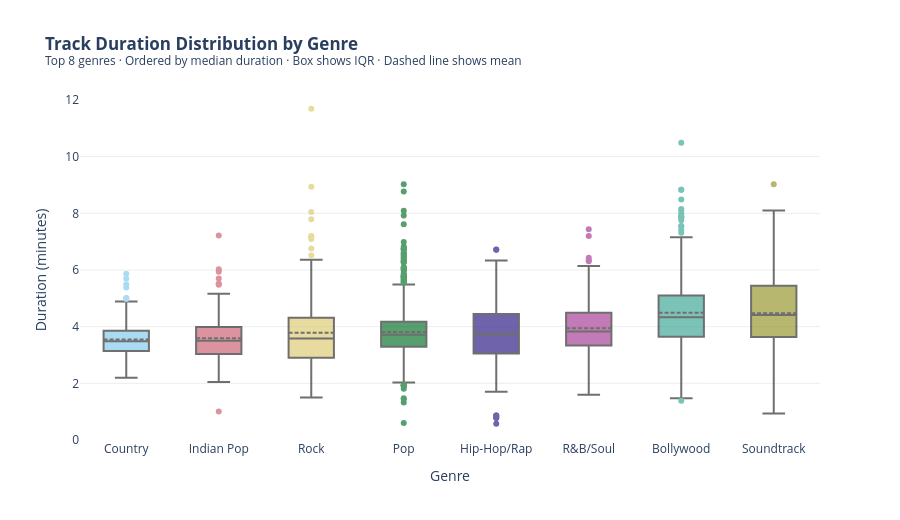

Notebook source saved alongside this figure:
### Markdown cell above
Track duration varies meaningfully across genres. Bollywood and Soundtracks run noticeably longer (~4.5 min average), reflecting their cinematic nature. Country and Indian Pop are tighter compositions. This has real implications: longer tracks may feel like better value to consumers but also require higher production investment.

### Code cell
top8_genres = df['genre'].value_counts().head(8).index.tolist()
df_top8 = df[df['genre'].isin(top8_genres)].copy()

# Order by median duration
order = df_top8.groupby('genre')['duration_min'].median().sort_values().index.tolist()

fig4 = go.Figure()

palette = px.colors.qualitative.Safe
for i, genre in enumerate(order):
    data = df_top8[df_top8['genre'] == genre]['duration_min']
    fig4.add_trace(go.Box(
        y=data,
        name=genre,
        boxmean=True,
        marker_color=palette[i % len(palette)],
        line=dict(color='#333333', width=2),   # dark line makes median pop
        fillcolor=palette[i % len(palette)],
        opacity=0.7,
        hoverinfo='y+name'
    ))

fig4.update_layout(
    title='<b>Track Duration Distribution by Genre</b><br><sup>Top 8 genres · Ordered by median duration · Box shows IQR · Dashed line shows mean</sup>',
    yaxis_title='Duration (minutes)',
    xaxis_title='Genre',
    plot_bgcolor='white',
    yaxis=dict(showgrid=True, gridcolor='#eee', range=[0, 12]),
    height=520,
    showlegend=False
)
fig4.show()

print('\nInsight: Bollywood (~4.5 min) and Soundtrack (~4.5 min) tracks run ~25% longer than')
print('Country tracks (~3.5 min), reflecting their cinematic production style.')

### Figure 1 — Plotly figure (JSON) as saved in the notebook; plotly's stock layout.template omitted (floating-point values rounded to 4 significant figures; data arrays with more than 128 entries replaced by an {"elided": "..."} marker saying what was removed)
{"data": [{"boxmean": true, "fillcolor": "rgb(136, 204, 238)", "hoverinfo": "y+name", "line": {"color": "#333333", "width": 2}, "marker": {"color": "rgb(136, 204, 238)"}, "name": "Country", "opacity": 0.7, "type": "box", "y": {"elided": "218 float values"}}, {"boxmean": true, "fillcolor": "rgb(204, 102, 119)", "hoverinfo": "y+name", "line": {"color": "#333333", "width": 2}, "marker": {"color": "rgb(204, 102, 119)"}, "name": "Indian Pop", "opacity": 0.7, "type": "box", "y": {"elided": "253 float values"}}, {"boxmean": true, "fillcolor": "rgb(221, 204, 119)", "hoverinfo": "y+name", "line": {"color": "#333333", "width": 2}, "marker": {"color": "rgb(221, 204, 119)"}, "name": "Rock", "opacity": 0.7, "type": "box", "y": {"elided": "256 float values"}}, {"boxmean": true, "fillcolor": "rgb(17, 119, 51)", "hoverinfo": "y+name", "line": {"color": "#333333", "width": 2}, "marker": {"color": "rgb(17, 119, 51)"}, "name": "Pop", "opacity": 0.7, "type": "box", "y": {"elided": "949 float values"}}, {"boxmean": true, "fillcolor": "rgb(51, 34, 136)", "hoverinfo": "y+name", "line": {"color": "#333333", "width": 2}, "marker": {"color": "rgb(51, 34, 136)"}, "name": "Hip-Hop/Rap", "opacity": 0.7, "type": "box", "y": {"elided": "261 float values"}}, {"boxmean": true, "fillcolor": "rgb(170, 68, 153)", "hoverinfo": "y+name", "line": {"color": "#333333", "width": 2}, "marker": {"color": "rgb(170, 68, 153)"}, "name": "R&B/Soul", "opacity": 0.7, "type": "box", "y": {"elided": "335 float values"}}, {"boxmean": true, "fillcolor": "rgb(68, 170, 153)", "hoverinfo": "y+name", "line": {"color": "#333333", "width": 2}, "marker": {"color": "rgb(68, 170, 153)"}, "name": "Bollywood", "opacity": 0.7, "type": "box", "y": {"elided": "961 float values"}}, {"boxmean": true, "fillcolor": "rgb(153, 153, 51)", "hoverinfo": "y+name", "line": {"color": "#333333", "width": 2}, "marker": {"color": "rgb(153, 153, 51)"}, "name": "Soundtrack", "opacity": 0.7, "type": "box", "y": {"elided": "235 float values"}}], "layout": {"height": 520, "plot_bgcolor": "white", "showlegend": false, "title": {"text": "<b>Track Duration Distribution by Genre</b><br><sup>Top 8 genres · Ordered by median duration · Box shows IQR · Dashed line shows mean</sup>"}, "xaxis": {"title": {"text": "Genre"}}, "yaxis": {"gridcolor": "#eee", "range": [0, 12], "showgrid": true, "title": {"text": "Duration (minutes)"}}}}
